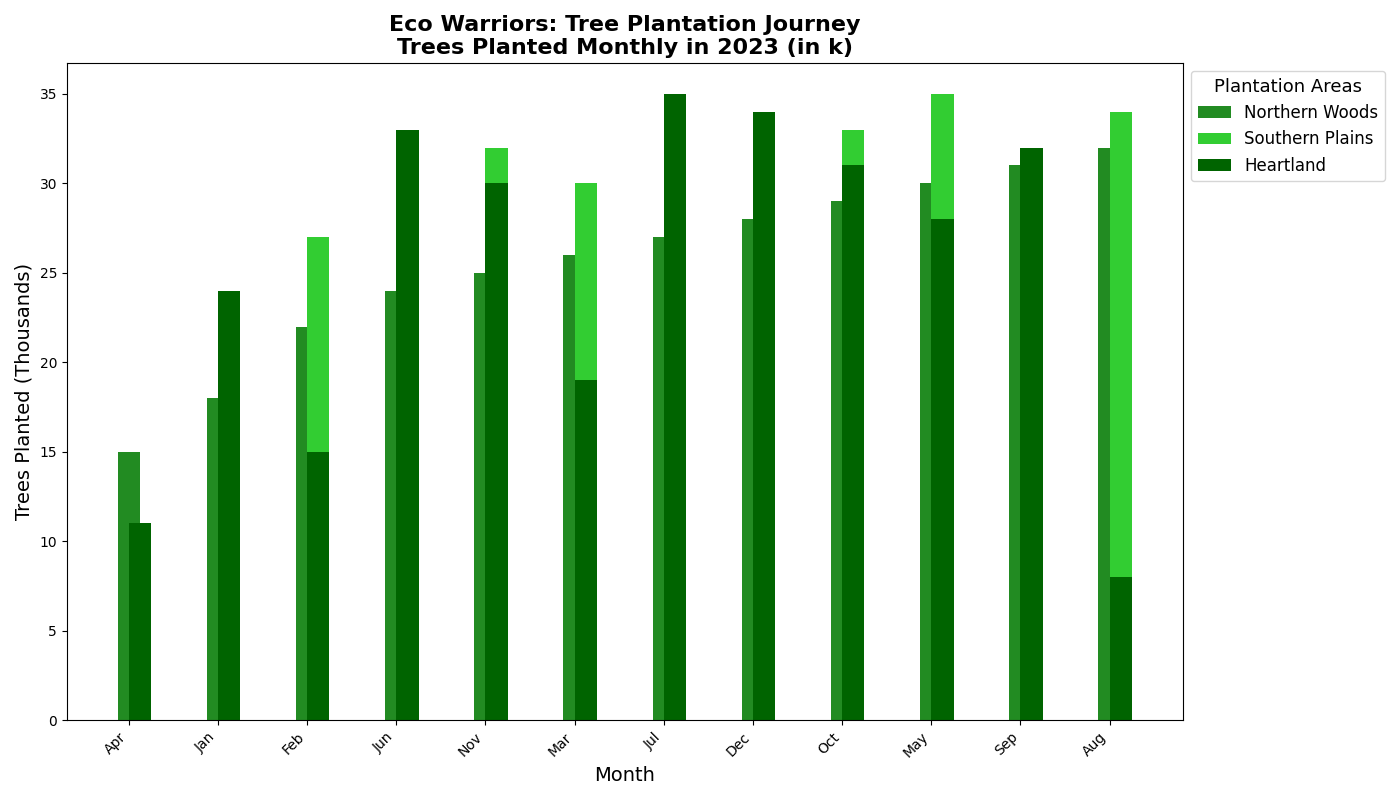

Generate this figure with Python:
import matplotlib.pyplot as plt
import numpy as np

months = np.array(['Jan', 'Feb', 'Mar', 'Apr', 'May', 'Jun', 'Jul', 'Aug', 'Sep', 'Oct', 'Nov', 'Dec'])
north_trees = [18, 22, 26, 15, 30, 24, 27, 32, 31, 29, 25, 28]
south_trees = [22, 27, 30, 10, 35, 18, 29, 34, 25, 33, 32, 13]
central_trees = [24, 15, 19, 11, 28, 33, 35, 8, 32, 31, 30, 34]

# Sorting the data
sorted_indices_north = np.argsort(north_trees)
sorted_indices_south = np.argsort(south_trees)
sorted_indices_central = np.argsort(central_trees)

sorted_months_north = months[sorted_indices_north]
sorted_north_trees = np.array(north_trees)[sorted_indices_north]

sorted_months_south = months[sorted_indices_south]
sorted_south_trees = np.array(south_trees)[sorted_indices_south]

sorted_months_central = months[sorted_indices_central]
sorted_central_trees = np.array(central_trees)[sorted_indices_central]

fig, ax = plt.subplots(figsize=(14, 8))

ax.bar(sorted_months_north, sorted_north_trees, width=0.25, label='Northern Woods', color='forestgreen', align='center')
ax.bar(sorted_months_south, sorted_south_trees, width=0.25, label='Southern Plains', color='limegreen', align='edge')
ax.bar(sorted_months_central, sorted_central_trees, width=0.25, label='Heartland', color='darkgreen', align='edge')

ax.set_title('Eco Warriors: Tree Plantation Journey\nTrees Planted Monthly in 2023 (in k)', fontsize=16, fontweight='bold')
ax.set_xlabel('Month', fontsize=14)
ax.set_ylabel('Trees Planted (Thousands)', fontsize=14)

ax.legend(title='Plantation Areas', title_fontsize='13', fontsize='12', loc='upper left', bbox_to_anchor=(1, 1))
plt.xticks(rotation=45, ha='right')
plt.tight_layout()
plt.show()
